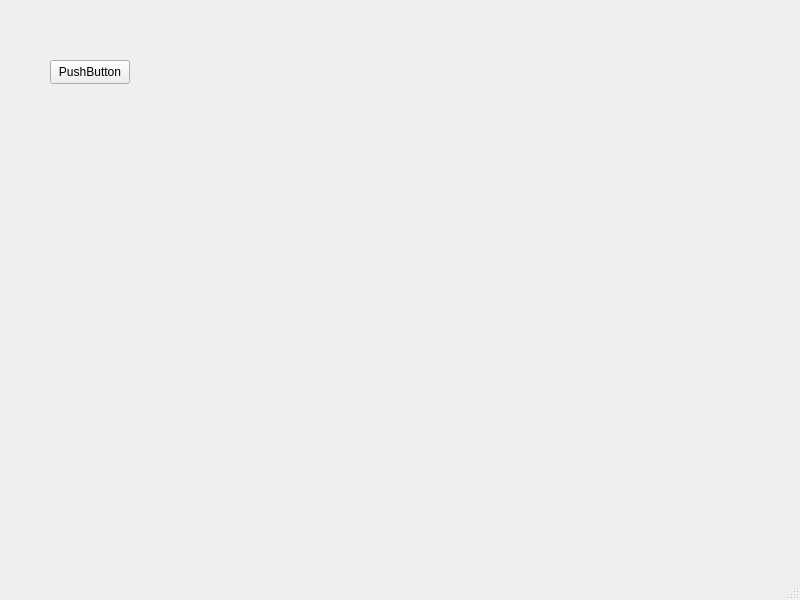
<?xml version="1.0" encoding="UTF-8"?>
<ui version="4.0">
 <class>MainWindow</class>
 <widget class="QMainWindow" name="MainWindow">
  <property name="geometry">
   <rect>
    <x>0</x>
    <y>0</y>
    <width>800</width>
    <height>600</height>
   </rect>
  </property>
  <property name="windowTitle">
   <string>MainWindow</string>
  </property>
  <widget class="QWidget" name="centralwidget">
   <widget class="QWidget" name="widget" native="true">
    <property name="geometry">
     <rect>
      <x>20</x>
      <y>30</y>
      <width>571</width>
      <height>80</height>
     </rect>
    </property>
    <widget class="QPushButton" name="pushButton">
     <property name="geometry">
      <rect>
       <x>30</x>
       <y>30</y>
       <width>80</width>
       <height>24</height>
      </rect>
     </property>
     <property name="text">
      <string>PushButton</string>
     </property>
    </widget>
   </widget>
  </widget>
  <widget class="QMenuBar" name="menubar">
   <property name="geometry">
    <rect>
     <x>0</x>
     <y>0</y>
     <width>800</width>
     <height>21</height>
    </rect>
   </property>
  </widget>
  <widget class="QStatusBar" name="statusbar"/>
 </widget>
 <resources/>
 <connections/>
</ui>
